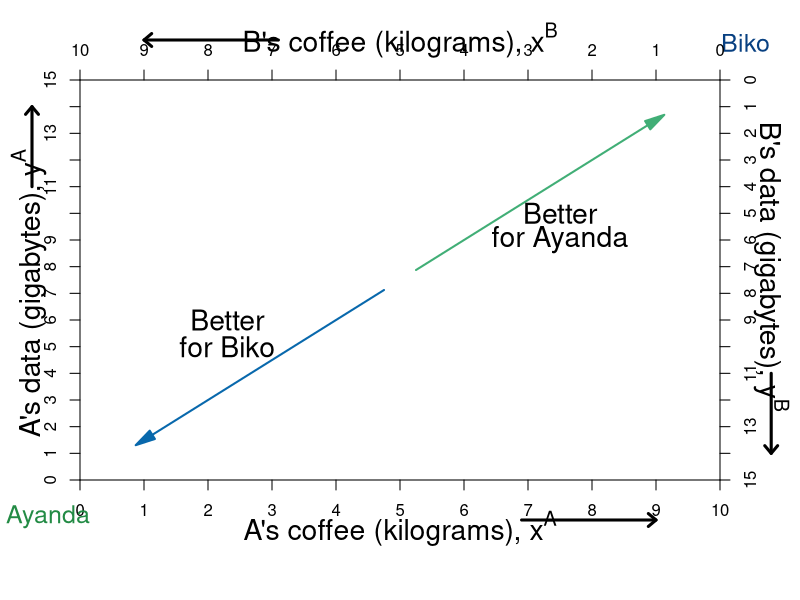

The R script that drew this image:
require(shape)
pdf(file = "property/edgeworth_better_worse.pdf", width = 9, height = 7)

#Set parameters for graphics
axislabelsize <- 1.7
labelsize <- 1.7
namesize <- 1.5

indiffcurveA1 <- function(x, U = 4, A = 1, a = 0.5) {
  ((((U-2)/A)*(1/x)^a)^(1/(1-a)))
}

indiffcurveA2 <- function(x, U = 4, A = 1, a = 0.5) {
  (((U/A)*(1/x)^a)^(1/(1-a)))
}

indiffcurveA3 <- function(x, U = 4, A = 1, a = 0.5) {
  ((((U+2)/A)*(1/x)^a)^(1/(1-a)))
}

#Aisha happens to have found 8 coffee and 2 data, 
#and Betty happens to have found 2 coffee and 13 data. 
#Aisha's utility (8^0.5)*(2^0.5) = 4
#Betty's utility (2^0.5)*(13^0.5) = 5.09

COL <- c("#7fc97f", "#beaed4", "#fdc086", "#ffff99", "#386cb0", "#f0027f", "#bf5b17", "#666666")
COLA <- c("#99d8c9","#66c2a4","#41ae76", "#238b45", "#005824")
COLB <- c("#4eb3d3", "#2b8cbe", "#0868ac","#084081")

par(mar =  c(6, 4, 4, 4))
xlims <- c(0, 10)
ylims <- c(0, 15)
xlims2 <- c(10, 0)
ylims2 <- c(15, 0)

plot(0, 0, xlim = xlims, ylim = ylims, type = "n",
     xlab = "",
     ylab = "", 
     line = 2.5,
     xaxt = "n", 
     yaxt = "n", 
     cex.lab = axislabelsize, 
     bty = "n",
     xaxs="i", 
     yaxs="i")

mtext(expression(paste("A's coffee (kilograms), ", x^A)), side=1, line = 2.5, cex = axislabelsize)
text(-0.8, 7, expression(paste("A's data (gigabytes), ", y^A)), xpd = TRUE, cex = axislabelsize, srt = 90) 

#Add arrows:
arrows(-0.75, 11, -0.75, 14, xpd = TRUE, length=0.1,angle=40,lwd=3)
arrows(6.9, -1.5, 9, -1.5, xpd = TRUE, length=0.1,angle=40,lwd=3)


npts <- 500 
npts2 <- 501
#Specify the sequences of points for graphing. 
xx1 <- seq(xlims[1], xlims[2], length.out = npts)
#xx2 <- seq(xlims[1], xlims[2], length.out = npts)
#xx3 <- seq(xlims[1], xlims[2], length.out = npts2)
#xx4 <- seq(xlims[1], 10, length.out = npts2)

#Draw the lines for the graphs
#lines(xx1, indiffcurveA1(xx1), col = COLA[3], lwd = 4)
#lines(xx1, indiffcurveA2(xx1), col = COLA[3], lwd = 4)
#lines(xx1, indiffcurveA3(xx1), col = COLA[3], lwd = 4)
#lines(xx2, solowCondition(xx2, delta = 5), col = COL[3], lwd = 4)
#lines(xx2, solowInfeas(xx2, delta = 5), col = COL[1], lwd = 4, lty = 2)

#Customize ticks and labels for the plot
ticksy <- seq(from = 0, to = 15, by = 1)
ylabels <- seq(from = 0, to = 15, by = 1)
ticksx <- seq(from = 0, to = 10, by = 1)
xlabels <- seq(from = 0, to = 10, by = 1)
axis(1, at = ticksx, pos = 0, labels = xlabels)
axis(2, at = ticksy, pos = 0, labels = ylabels, las = 0)


text(-0.5, -1.4, expression("Ayanda"), xpd = TRUE, cex = namesize, col = COLA[4])
text(10.4, 16.4, expression("Biko"), xpd = TRUE, cex = namesize, col = COLB[4])


#Set up second axes and labels
par(new = TRUE)
#par(mar =  c(6, 4, 4, 4))

xlims2 <- c(10, 0)
ylims2 <- c(15, 0)

plot(0, 0, xlim = xlims2, ylim = ylims2, type = "n",
     xlab = expression(paste("")),
     ylab = expression(paste("")),
     xaxt = "n", 
     yaxt = "n", 
     cex.lab = 1.3, 
     bty = "n",
     xaxs="i", 
     yaxs="i")

axis(side = 3, at = ticksx, pos = 0, labels = xlabels)
axis(side = 4, at = ticksy, pos = 0, labels = ylabels, las = 0)
#axis(side=3, at = xlims2, pos = 0)

text(5, -1.5, expression(paste("B's coffee (kilograms), ", x^B)), xpd = TRUE, cex = axislabelsize)
text(-0.8, 7, expression(paste("B's data (gigabytes), ", y^B)), xpd = TRUE, cex = axislabelsize, srt = 270) 

#Add arrows:
arrows(-0.8, 11, -0.8, 14, xpd = TRUE, length=0.1,angle=40,lwd=3)
arrows(6.9, -1.5, 9, -1.5, xpd = TRUE, length=0.1,angle=40,lwd=3)


indiffcurveB1 <- function(x, U = 5.09, A = 1, a = 0.5) {
  ((((U-2)/A)*(1/x)^a)^(1/(1-a)))
}

indiffcurveB2 <- function(x, U = 5.09, A = 1, a = 0.5) {
  (((U/A)*(1/x)^a)^(1/(1-a)))
}

indiffcurveB3 <- function(x, U = 5.09, A = 1, a = 0.5) {
  ((((U+2)/A)*(1/x)^a)^(1/(1-a)))
}

#lines(xx1, indiffcurveB1(xx1), col = COLB[3], lwd = 4)
#lines(xx1, indiffcurveB2(xx1), col = COLB[3], lwd = 4)
#lines(xx1, indiffcurveB3(xx1), col = COLB[3], lwd = 4)

#Label B's indifference curves
#text(9.1, 1.6, expression(u[1]^B))
#text(9.1, 3.4, expression(u[2]^B))
#text(9.1, 6.2, expression(u[3]^B))

#Add a point for the initial endowment
#points(2, 13, pch = 16, col = "black", cex = 1.5)


#Arrow to Slope of BRF
Arrows(5.25, 7.875, 9, 13.5, lty = 1, lwd = 2, arr.type = "triangle",  col = COLB[3])
Arrows(4.75, 7.125, 1, 1.5, lty = 1, lwd = 2, arr.type = "triangle",  col = COLA[3])

text(7.7, 9, expression(paste("Better")), cex = labelsize)
text(7.7, 10, expression(paste("for Biko")), cex = labelsize)
text(2.5, 5, expression(paste("Better")), cex = labelsize)
text(2.5, 6, expression(paste("for Ayanda")), cex = labelsize)

#Arrow to Slope of isoprofit
#Arrows(13, 0.80, 15, 0.80, col = "black", lty = 1, lwd = 2, arr.type = "triangle")
#text(10.2, 0.80, expression(paste("Slope = ", frac(q, p))))

dev.off()
